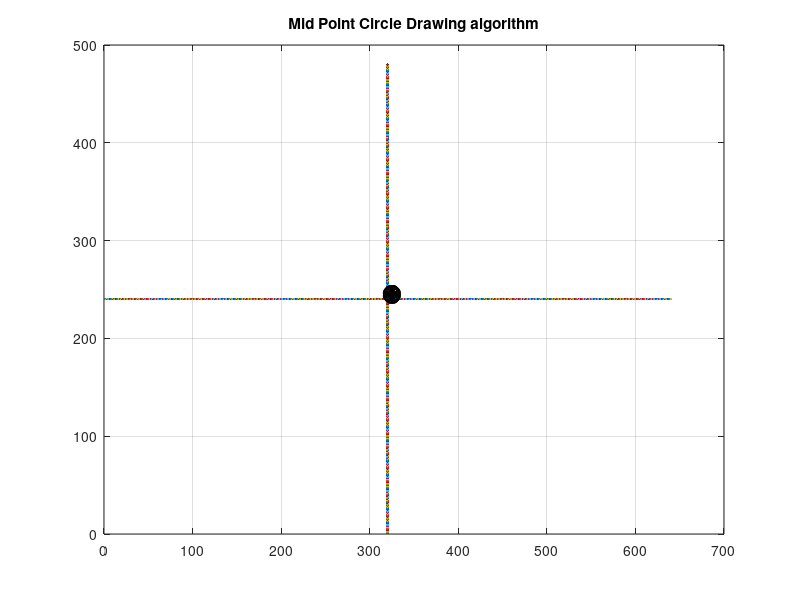

This figure's MATLAB source:
xmax=640;
ymax=480;
xc=input('Enter the center x coordinate: ');
yc=input('Enter the center y coordinate: ');
r=input('Enter radious r of this circle: ');

for i=1:640
    x=i;
    y=ymax/2;
    plot(x,y);
hold on;
end
for i=1:480
    y=i;
    x=xmax/2;
    plot(x,y);
hold on;
end
plot(320+xc,240+yc,'*');

%assgin the x and y value
x=0;
y=r;

%decisions parameter
p=5/4-r;
title('Mid Point Circle Drawing algorithm');

while(x<=y)
    x=x+1;
    if(p<0)
        p=p+2*x+1;
    else
        %p>=0
        y=y-1;
        p=p+2*x-2*y+1;
    end

plot(320+xc+x,240+yc+y,"ok");
plot(320+xc+y,240+yc+x,"ok")
plot(320+xc-x,240+yc+y,"ok");
plot(320+xc-y,240+yc+x,"ok");
plot(320+xc-x,240+yc-y,"ok");
plot(320+xc-y,240+yc-x,"ok");
plot(320+xc+y,240+yc-x,"ok");
plot(320+xc+x,240+yc-y,"ok");

  fprintf("x=%d y=%d\n",x,y);
  hold on,grid on;
end







